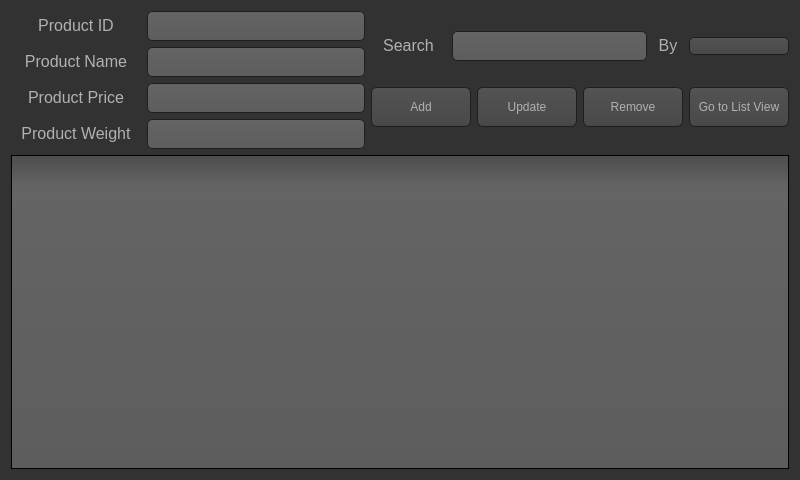
<?xml version="1.0" encoding="UTF-8"?>
<ui version="4.0">
 <class>ChangeInventory</class>
 <widget class="QDialog" name="ChangeInventory">
  <property name="geometry">
   <rect>
    <x>0</x>
    <y>0</y>
    <width>800</width>
    <height>480</height>
   </rect>
  </property>
  <property name="windowTitle">
   <string>Item Catalog</string>
  </property>
  <property name="styleSheet">
   <string notr="true">QToolTip
{
     border: 1px solid black;
     background-color: #ffa02f;
     padding: 1px;
     border-radius: 3px;
     opacity: 100;
}

QWidget
{
    color: #b1b1b1;
    background-color: #323232;
}

QWidget:item:hover
{
    background-color: QLinearGradient( x1: 0, y1: 0, x2: 0, y2: 1, stop: 0 #ffa02f, stop: 1 #ca0619);
    color: #000000;
}

QWidget:item:selected
{
    background-color: QLinearGradient( x1: 0, y1: 0, x2: 0, y2: 1, stop: 0 #ffa02f, stop: 1 #d7801a);
}

QMenuBar::item
{
    background: transparent;
}

QMenuBar::item:selected
{
    background: transparent;
    border: 1px solid #ffaa00;
}

QMenuBar::item:pressed
{
    background: #444;
    border: 1px solid #000;
    background-color: QLinearGradient(
        x1:0, y1:0,
        x2:0, y2:1,
        stop:1 #212121,
        stop:0.4 #343434/*,
        stop:0.2 #343434,
        stop:0.1 #ffaa00*/
    );
    margin-bottom:-1px;
    padding-bottom:1px;
}

QMenu
{
    border: 1px solid #000;
}

QMenu::item
{
    padding: 2px 20px 2px 20px;
}

QMenu::item:selected
{
    color: #000000;
}

QWidget:disabled
{
    color: #404040;
    background-color: #323232;
}

QAbstractItemView
{
    background-color: QLinearGradient( x1: 0, y1: 0, x2: 0, y2: 1, stop: 0 #4d4d4d, stop: 0.1 #646464, stop: 1 #5d5d5d);
}

QWidget:focus
{
    /*border: 2px solid QLinearGradient( x1: 0, y1: 0, x2: 0, y2: 1, stop: 0 #ffa02f, stop: 1 #d7801a);*/
}

QLineEdit
{
    background-color: QLinearGradient( x1: 0, y1: 0, x2: 0, y2: 1, stop: 0 #4d4d4d, stop: 0 #646464, stop: 1 #5d5d5d);
    padding: 1px;
    border-style: solid;
    border: 1px solid #1e1e1e;
    border-radius: 5;
}

QPushButton
{
    color: #b1b1b1;
    background-color: QLinearGradient( x1: 0, y1: 0, x2: 0, y2: 1, stop: 0 #565656, stop: 0.1 #525252, stop: 0.5 #4e4e4e, stop: 0.9 #4a4a4a, stop: 1 #464646);
    border-width: 1px;
    border-color: #1e1e1e;
    border-style: solid;
    border-radius: 6;
    padding: 3px;
    font-size: 12px;
    padding-left: 5px;
    padding-right: 5px;
}

QPushButton:pressed
{
    background-color: QLinearGradient( x1: 0, y1: 0, x2: 0, y2: 1, stop: 0 #2d2d2d, stop: 0.1 #2b2b2b, stop: 0.5 #292929, stop: 0.9 #282828, stop: 1 #252525);
}

QComboBox
{
    selection-background-color: #ffaa00;
    background-color: QLinearGradient( x1: 0, y1: 0, x2: 0, y2: 1, stop: 0 #565656, stop: 0.1 #525252, stop: 0.5 #4e4e4e, stop: 0.9 #4a4a4a, stop: 1 #464646);
    border-style: solid;
    border: 1px solid #1e1e1e;
    border-radius: 5;
}

QComboBox:hover,QPushButton:hover
{
    border: 2px solid QLinearGradient( x1: 0, y1: 0, x2: 0, y2: 1, stop: 0 #ffa02f, stop: 1 #d7801a);
}


QComboBox:on
{
    padding-top: 3px;
    padding-left: 4px;
    background-color: QLinearGradient( x1: 0, y1: 0, x2: 0, y2: 1, stop: 0 #2d2d2d, stop: 0.1 #2b2b2b, stop: 0.5 #292929, stop: 0.9 #282828, stop: 1 #252525);
    selection-background-color: #ffaa00;
}

QComboBox QAbstractItemView
{
    border: 2px solid darkgray;
    selection-background-color: QLinearGradient( x1: 0, y1: 0, x2: 0, y2: 1, stop: 0 #ffa02f, stop: 1 #d7801a);
}

QComboBox::drop-down
{
     subcontrol-origin: padding;
     subcontrol-position: top right;
     width: 15px;

     border-left-width: 0px;
     border-left-color: darkgray;
     border-left-style: solid; /* just a single line */
     border-top-right-radius: 3px; /* same radius as the QComboBox */
     border-bottom-right-radius: 3px;
 }

QComboBox::down-arrow
{
     image: url(:/down_arrow.png);
}

QGroupBox:focus
{
border: 2px solid QLinearGradient( x1: 0, y1: 0, x2: 0, y2: 1, stop: 0 #ffa02f, stop: 1 #d7801a);
}

QTextEdit:focus
{
    border: 2px solid QLinearGradient( x1: 0, y1: 0, x2: 0, y2: 1, stop: 0 #ffa02f, stop: 1 #d7801a);
}

QScrollBar:horizontal {
     border: 1px solid #222222;
     background: QLinearGradient( x1: 0, y1: 0, x2: 0, y2: 1, stop: 0.0 #121212, stop: 0.2 #282828, stop: 1 #484848);
     height: 7px;
     margin: 0px 16px 0 16px;
}

QScrollBar::handle:horizontal
{
      background: QLinearGradient( x1: 0, y1: 0, x2: 1, y2: 0, stop: 0 #ffa02f, stop: 0.5 #d7801a, stop: 1 #ffa02f);
      min-height: 20px;
      border-radius: 2px;
}

QScrollBar::add-line:horizontal {
      border: 1px solid #1b1b19;
      border-radius: 2px;
      background: QLinearGradient( x1: 0, y1: 0, x2: 1, y2: 0, stop: 0 #ffa02f, stop: 1 #d7801a);
      width: 14px;
      subcontrol-position: right;
      subcontrol-origin: margin;
}

QScrollBar::sub-line:horizontal {
      border: 1px solid #1b1b19;
      border-radius: 2px;
      background: QLinearGradient( x1: 0, y1: 0, x2: 1, y2: 0, stop: 0 #ffa02f, stop: 1 #d7801a);
      width: 14px;
     subcontrol-position: left;
     subcontrol-origin: margin;
}

QScrollBar::right-arrow:horizontal, QScrollBar::left-arrow:horizontal
{
      border: 1px solid black;
      width: 1px;
      height: 1px;
      background: white;
}

QScrollBar::add-page:horizontal, QScrollBar::sub-page:horizontal
{
      background: none;
}

QScrollBar:vertical
{
      background: QLinearGradient( x1: 0, y1: 0, x2: 1, y2: 0, stop: 0.0 #121212, stop: 0.2 #282828, stop: 1 #484848);
      width: 7px;
      margin: 16px 0 16px 0;
      border: 1px solid #222222;
}

QScrollBar::handle:vertical
{
      background: QLinearGradient( x1: 0, y1: 0, x2: 0, y2: 1, stop: 0 #ffa02f, stop: 0.5 #d7801a, stop: 1 #ffa02f);
      min-height: 20px;
      border-radius: 2px;
}

QScrollBar::add-line:vertical
{
      border: 1px solid #1b1b19;
      border-radius: 2px;
      background: QLinearGradient( x1: 0, y1: 0, x2: 0, y2: 1, stop: 0 #ffa02f, stop: 1 #d7801a);
      height: 14px;
      subcontrol-position: bottom;
      subcontrol-origin: margin;
}

QScrollBar::sub-line:vertical
{
      border: 1px solid #1b1b19;
      border-radius: 2px;
      background: QLinearGradient( x1: 0, y1: 0, x2: 0, y2: 1, stop: 0 #d7801a, stop: 1 #ffa02f);
      height: 14px;
      subcontrol-position: top;
      subcontrol-origin: margin;
}

QScrollBar::up-arrow:vertical, QScrollBar::down-arrow:vertical
{
      border: 1px solid black;
      width: 1px;
      height: 1px;
      background: white;
}


QScrollBar::add-page:vertical, QScrollBar::sub-page:vertical
{
      background: none;
}

QTextEdit
{
    background-color: #242424;
}

QPlainTextEdit
{
    background-color: #242424;
}

QHeaderView::section
{
    background-color: QLinearGradient(x1:0, y1:0, x2:0, y2:1, stop:0 #616161, stop: 0.5 #505050, stop: 0.6 #434343, stop:1 #656565);
    color: white;
    padding-left: 4px;
    border: 1px solid #6c6c6c;
}

QCheckBox:disabled
{
color: #414141;
}

QDockWidget::title
{
    text-align: center;
    spacing: 3px; /* spacing between items in the tool bar */
    background-color: QLinearGradient(x1:0, y1:0, x2:0, y2:1, stop:0 #323232, stop: 0.5 #242424, stop:1 #323232);
}

QDockWidget::close-button, QDockWidget::float-button
{
    text-align: center;
    spacing: 1px; /* spacing between items in the tool bar */
    background-color: QLinearGradient(x1:0, y1:0, x2:0, y2:1, stop:0 #323232, stop: 0.5 #242424, stop:1 #323232);
}

QDockWidget::close-button:hover, QDockWidget::float-button:hover
{
    background: #242424;
}

QDockWidget::close-button:pressed, QDockWidget::float-button:pressed
{
    padding: 1px -1px -1px 1px;
}

QMainWindow::separator
{
    background-color: QLinearGradient(x1:0, y1:0, x2:0, y2:1, stop:0 #161616, stop: 0.5 #151515, stop: 0.6 #212121, stop:1 #343434);
    color: white;
    padding-left: 4px;
    border: 1px solid #4c4c4c;
    spacing: 3px; /* spacing between items in the tool bar */
}

QMainWindow::separator:hover
{

    background-color: QLinearGradient(x1:0, y1:0, x2:0, y2:1, stop:0 #d7801a, stop:0.5 #b56c17 stop:1 #ffa02f);
    color: white;
    padding-left: 4px;
    border: 1px solid #6c6c6c;
    spacing: 3px; /* spacing between items in the tool bar */
}

QToolBar::handle
{
     spacing: 3px; /* spacing between items in the tool bar */
     background: url(:/images/handle.png);
}

QMenu::separator
{
    height: 2px;
    background-color: QLinearGradient(x1:0, y1:0, x2:0, y2:1, stop:0 #161616, stop: 0.5 #151515, stop: 0.6 #212121, stop:1 #343434);
    color: white;
    padding-left: 4px;
    margin-left: 10px;
    margin-right: 5px;
}

QProgressBar
{
    border: 2px solid grey;
    border-radius: 5px;
    text-align: center;
}

QProgressBar::chunk
{
    background-color: #d7801a;
    width: 2.15px;
    margin: 0.5px;
}

QTabBar::tab {
    color: #b1b1b1;
    border: 1px solid #444;
    border-bottom-style: none;
    background-color: #323232;
    padding-left: 10px;
    padding-right: 10px;
    padding-top: 3px;
    padding-bottom: 2px;
    margin-right: -1px;
}

QTabWidget::pane {
    border: 1px solid #444;
    top: 1px;
}

QTabBar::tab:last
{
    margin-right: 0; /* the last selected tab has nothing to overlap with on the right */
    border-top-right-radius: 3px;
}

QTabBar::tab:first:!selected
{
 margin-left: 0px; /* the last selected tab has nothing to overlap with on the right */


    border-top-left-radius: 3px;
}

QTabBar::tab:!selected
{
    color: #b1b1b1;
    border-bottom-style: solid;
    margin-top: 3px;
    background-color: QLinearGradient(x1:0, y1:0, x2:0, y2:1, stop:1 #212121, stop:.4 #343434);
}

QTabBar::tab:selected
{
    border-top-left-radius: 3px;
    border-top-right-radius: 3px;
    margin-bottom: 0px;
}

QTabBar::tab:!selected:hover
{
    /*border-top: 2px solid #ffaa00;
    padding-bottom: 3px;*/
    border-top-left-radius: 3px;
    border-top-right-radius: 3px;
    background-color: QLinearGradient(x1:0, y1:0, x2:0, y2:1, stop:1 #212121, stop:0.4 #343434, stop:0.2 #343434, stop:0.1 #ffaa00);
}

QRadioButton::indicator:checked, QRadioButton::indicator:unchecked{
    color: #b1b1b1;
    background-color: #323232;
    border: 1px solid #b1b1b1;
    border-radius: 6px;
}

QRadioButton::indicator:checked
{
    background-color: qradialgradient(
        cx: 0.5, cy: 0.5,
        fx: 0.5, fy: 0.5,
        radius: 1.0,
        stop: 0.25 #ffaa00,
        stop: 0.3 #323232
    );
}

QCheckBox::indicator{
    color: #b1b1b1;
    background-color: #323232;
    border: 1px solid #b1b1b1;
    width: 9px;
    height: 9px;
}

QRadioButton::indicator
{
    border-radius: 6px;
}

QRadioButton::indicator:hover, QCheckBox::indicator:hover
{
    border: 1px solid #ffaa00;
}

QCheckBox::indicator:checked
{
    image:url(:/images/checkbox.png);
}

QCheckBox::indicator:disabled, QRadioButton::indicator:disabled
{
    border: 1px solid #444;
}</string>
  </property>
  <layout class="QVBoxLayout" name="verticalLayout_4">
   <item>
    <layout class="QHBoxLayout" name="horizontalLayout_3">
     <item>
      <layout class="QHBoxLayout" name="horizontalLayout">
       <item>
        <layout class="QVBoxLayout" name="verticalLayout">
         <item>
          <widget class="QLabel" name="label">
           <property name="minimumSize">
            <size>
             <width>130</width>
             <height>0</height>
            </size>
           </property>
           <property name="text">
            <string>&lt;html&gt;&lt;head/&gt;&lt;body&gt;&lt;p align=&quot;center&quot;&gt;&lt;span style=&quot; font-size:12pt;&quot;&gt;Product ID&lt;/span&gt;&lt;/p&gt;&lt;/body&gt;&lt;/html&gt;</string>
           </property>
          </widget>
         </item>
         <item>
          <widget class="QLabel" name="label_2">
           <property name="minimumSize">
            <size>
             <width>130</width>
             <height>0</height>
            </size>
           </property>
           <property name="text">
            <string>&lt;html&gt;&lt;head/&gt;&lt;body&gt;&lt;p align=&quot;center&quot;&gt;&lt;span style=&quot; font-size:12pt;&quot;&gt;Product Name&lt;/span&gt;&lt;/p&gt;&lt;/body&gt;&lt;/html&gt;</string>
           </property>
          </widget>
         </item>
         <item>
          <widget class="QLabel" name="label_3">
           <property name="minimumSize">
            <size>
             <width>130</width>
             <height>0</height>
            </size>
           </property>
           <property name="text">
            <string>&lt;html&gt;&lt;head/&gt;&lt;body&gt;&lt;p align=&quot;center&quot;&gt;&lt;span style=&quot; font-size:12pt;&quot;&gt;Product Price&lt;/span&gt;&lt;/p&gt;&lt;/body&gt;&lt;/html&gt;</string>
           </property>
          </widget>
         </item>
         <item>
          <widget class="QLabel" name="label_4">
           <property name="minimumSize">
            <size>
             <width>130</width>
             <height>0</height>
            </size>
           </property>
           <property name="text">
            <string>&lt;html&gt;&lt;head/&gt;&lt;body&gt;&lt;p align=&quot;center&quot;&gt;&lt;span style=&quot; font-size:12pt;&quot;&gt;Product Weight&lt;/span&gt;&lt;/p&gt;&lt;/body&gt;&lt;/html&gt;</string>
           </property>
          </widget>
         </item>
        </layout>
       </item>
       <item>
        <layout class="QVBoxLayout" name="verticalLayout_2">
         <item>
          <widget class="QLineEdit" name="lineEdit_ProductId">
           <property name="minimumSize">
            <size>
             <width>150</width>
             <height>30</height>
            </size>
           </property>
          </widget>
         </item>
         <item>
          <widget class="QLineEdit" name="lineEdit_ProductName">
           <property name="minimumSize">
            <size>
             <width>150</width>
             <height>30</height>
            </size>
           </property>
          </widget>
         </item>
         <item>
          <widget class="QLineEdit" name="lineEdit_ProductPrice">
           <property name="minimumSize">
            <size>
             <width>150</width>
             <height>30</height>
            </size>
           </property>
          </widget>
         </item>
         <item>
          <widget class="QLineEdit" name="lineEdit_ProductWeight">
           <property name="minimumSize">
            <size>
             <width>150</width>
             <height>30</height>
            </size>
           </property>
          </widget>
         </item>
        </layout>
       </item>
      </layout>
     </item>
     <item>
      <layout class="QVBoxLayout" name="verticalLayout_3">
       <item>
        <layout class="QHBoxLayout" name="horizontalLayout_7">
         <item>
          <layout class="QHBoxLayout" name="horizontalLayout_5">
           <item>
            <widget class="QLabel" name="label_5">
             <property name="minimumSize">
              <size>
               <width>75</width>
               <height>0</height>
              </size>
             </property>
             <property name="text">
              <string>&lt;html&gt;&lt;head/&gt;&lt;body&gt;&lt;p align=&quot;center&quot;&gt;&lt;span style=&quot; font-size:12pt;&quot;&gt;Search&lt;/span&gt;&lt;/p&gt;&lt;/body&gt;&lt;/html&gt;</string>
             </property>
            </widget>
           </item>
           <item>
            <widget class="QLineEdit" name="lineSearch">
             <property name="minimumSize">
              <size>
               <width>150</width>
               <height>30</height>
              </size>
             </property>
            </widget>
           </item>
          </layout>
         </item>
         <item>
          <layout class="QHBoxLayout" name="horizontalLayout_6">
           <item>
            <widget class="QLabel" name="label_6">
             <property name="minimumSize">
              <size>
               <width>30</width>
               <height>0</height>
              </size>
             </property>
             <property name="text">
              <string>&lt;html&gt;&lt;head/&gt;&lt;body&gt;&lt;p align=&quot;center&quot;&gt;&lt;span style=&quot; font-size:12pt;&quot;&gt;By&lt;/span&gt;&lt;/p&gt;&lt;/body&gt;&lt;/html&gt;</string>
             </property>
            </widget>
           </item>
           <item>
            <widget class="QComboBox" name="comboBoxBY">
             <property name="minimumSize">
              <size>
               <width>100</width>
               <height>0</height>
              </size>
             </property>
            </widget>
           </item>
          </layout>
         </item>
        </layout>
       </item>
       <item>
        <layout class="QHBoxLayout" name="horizontalLayout_2">
         <item>
          <widget class="QPushButton" name="pushButton_Add">
           <property name="minimumSize">
            <size>
             <width>100</width>
             <height>40</height>
            </size>
           </property>
           <property name="text">
            <string>Add</string>
           </property>
          </widget>
         </item>
         <item>
          <widget class="QPushButton" name="pushButton_Update">
           <property name="minimumSize">
            <size>
             <width>100</width>
             <height>40</height>
            </size>
           </property>
           <property name="text">
            <string>Update</string>
           </property>
          </widget>
         </item>
         <item>
          <widget class="QPushButton" name="pushButton_Remove">
           <property name="minimumSize">
            <size>
             <width>100</width>
             <height>40</height>
            </size>
           </property>
           <property name="text">
            <string>Remove</string>
           </property>
          </widget>
         </item>
         <item>
          <widget class="QPushButton" name="pushButton_ListView">
           <property name="minimumSize">
            <size>
             <width>100</width>
             <height>40</height>
            </size>
           </property>
           <property name="text">
            <string>Go to List View</string>
           </property>
          </widget>
         </item>
        </layout>
       </item>
      </layout>
     </item>
    </layout>
   </item>
   <item>
    <widget class="QTableView" name="tableView"/>
   </item>
  </layout>
 </widget>
 <resources/>
 <connections/>
</ui>
